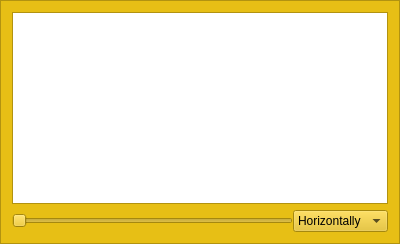
     <widget class="QFrame" name="frame_3">
      <property name="sizePolicy">
       <sizepolicy hsizetype="Expanding" vsizetype="Expanding">
        <horstretch>0</horstretch>
        <verstretch>0</verstretch>
       </sizepolicy>
      </property>
      <property name="minimumSize">
       <size>
        <width>400</width>
        <height>0</height>
       </size>
      </property>
      <property name="palette">
       <palette>
        <active>
         <colorrole role="WindowText">
          <brush brushstyle="SolidPattern">
           <color alpha="255">
            <red>0</red>
            <green>0</green>
            <blue>0</blue>
           </color>
          </brush>
         </colorrole>
         <colorrole role="Button">
          <brush brushstyle="SolidPattern">
           <color alpha="255">
            <red>231</red>
            <green>191</green>
            <blue>21</blue>
           </color>
          </brush>
         </colorrole>
         <colorrole role="Light">
          <brush brushstyle="SolidPattern">
           <color alpha="255">
            <red>255</red>
            <green>229</green>
            <blue>115</blue>
           </color>
          </brush>
         </colorrole>
         <colorrole role="Midlight">
          <brush brushstyle="SolidPattern">
           <color alpha="255">
            <red>243</red>
            <green>210</green>
            <blue>68</blue>
           </color>
          </brush>
         </colorrole>
         <colorrole role="Dark">
          <brush brushstyle="SolidPattern">
           <color alpha="255">
            <red>115</red>
            <green>95</green>
            <blue>10</blue>
           </color>
          </brush>
         </colorrole>
         <colorrole role="Mid">
          <brush brushstyle="SolidPattern">
           <color alpha="255">
            <red>154</red>
            <green>127</green>
            <blue>14</blue>
           </color>
          </brush>
         </colorrole>
         <colorrole role="Text">
          <brush brushstyle="SolidPattern">
           <color alpha="255">
            <red>0</red>
            <green>0</green>
            <blue>0</blue>
           </color>
          </brush>
         </colorrole>
         <colorrole role="BrightText">
          <brush brushstyle="SolidPattern">
           <color alpha="255">
            <red>255</red>
            <green>255</green>
            <blue>255</blue>
           </color>
          </brush>
         </colorrole>
         <colorrole role="ButtonText">
          <brush brushstyle="SolidPattern">
           <color alpha="255">
            <red>0</red>
            <green>0</green>
            <blue>0</blue>
           </color>
          </brush>
         </colorrole>
         <colorrole role="Base">
          <brush brushstyle="SolidPattern">
           <color alpha="255">
            <red>255</red>
            <green>255</green>
            <blue>255</blue>
           </color>
          </brush>
         </colorrole>
         <colorrole role="Window">
          <brush brushstyle="SolidPattern">
           <color alpha="255">
            <red>231</red>
            <green>191</green>
            <blue>21</blue>
           </color>
          </brush>
         </colorrole>
         <colorrole role="Shadow">
          <brush brushstyle="SolidPattern">
           <color alpha="255">
            <red>0</red>
            <green>0</green>
            <blue>0</blue>
           </color>
          </brush>
         </colorrole>
         <colorrole role="AlternateBase">
          <brush brushstyle="SolidPattern">
           <color alpha="255">
            <red>243</red>
            <green>223</green>
            <blue>138</blue>
           </color>
          </brush>
         </colorrole>
         <colorrole role="ToolTipBase">
          <brush brushstyle="SolidPattern">
           <color alpha="255">
            <red>255</red>
            <green>255</green>
            <blue>220</blue>
           </color>
          </brush>
         </colorrole>
         <colorrole role="ToolTipText">
          <brush brushstyle="SolidPattern">
           <color alpha="255">
            <red>0</red>
            <green>0</green>
            <blue>0</blue>
           </color>
          </brush>
         </colorrole>
        </active>
        <inactive>
         <colorrole role="WindowText">
          <brush brushstyle="SolidPattern">
           <color alpha="255">
            <red>0</red>
            <green>0</green>
            <blue>0</blue>
           </color>
          </brush>
         </colorrole>
         <colorrole role="Button">
          <brush brushstyle="SolidPattern">
           <color alpha="255">
            <red>231</red>
            <green>191</green>
            <blue>21</blue>
           </color>
          </brush>
         </colorrole>
         <colorrole role="Light">
          <brush brushstyle="SolidPattern">
           <color alpha="255">
            <red>255</red>
            <green>229</green>
            <blue>115</blue>
           </color>
          </brush>
         </colorrole>
         <colorrole role="Midlight">
          <brush brushstyle="SolidPattern">
           <color alpha="255">
            <red>243</red>
            <green>210</green>
            <blue>68</blue>
           </color>
          </brush>
         </colorrole>
         <colorrole role="Dark">
          <brush brushstyle="SolidPattern">
           <color alpha="255">
            <red>115</red>
            <green>95</green>
            <blue>10</blue>
           </color>
          </brush>
         </colorrole>
         <colorrole role="Mid">
          <brush brushstyle="SolidPattern">
           <color alpha="255">
            <red>154</red>
            <green>127</green>
            <blue>14</blue>
           </color>
          </brush>
         </colorrole>
         <colorrole role="Text">
          <brush brushstyle="SolidPattern">
           <color alpha="255">
            <red>0</red>
            <green>0</green>
            <blue>0</blue>
           </color>
          </brush>
         </colorrole>
         <colorrole role="BrightText">
          <brush brushstyle="SolidPattern">
           <color alpha="255">
            <red>255</red>
            <green>255</green>
            <blue>255</blue>
           </color>
          </brush>
         </colorrole>
         <colorrole role="ButtonText">
          <brush brushstyle="SolidPattern">
           <color alpha="255">
            <red>0</red>
            <green>0</green>
            <blue>0</blue>
           </color>
          </brush>
         </colorrole>
         <colorrole role="Base">
          <brush brushstyle="SolidPattern">
           <color alpha="255">
            <red>255</red>
            <green>255</green>
            <blue>255</blue>
           </color>
          </brush>
         </colorrole>
         <colorrole role="Window">
          <brush brushstyle="SolidPattern">
           <color alpha="255">
            <red>231</red>
            <green>191</green>
            <blue>21</blue>
           </color>
          </brush>
         </colorrole>
         <colorrole role="Shadow">
          <brush brushstyle="SolidPattern">
           <color alpha="255">
            <red>0</red>
            <green>0</green>
            <blue>0</blue>
           </color>
          </brush>
         </colorrole>
         <colorrole role="AlternateBase">
          <brush brushstyle="SolidPattern">
           <color alpha="255">
            <red>243</red>
            <green>223</green>
            <blue>138</blue>
           </color>
          </brush>
         </colorrole>
         <colorrole role="ToolTipBase">
          <brush brushstyle="SolidPattern">
           <color alpha="255">
            <red>255</red>
            <green>255</green>
            <blue>220</blue>
           </color>
          </brush>
         </colorrole>
         <colorrole role="ToolTipText">
          <brush brushstyle="SolidPattern">
           <color alpha="255">
            <red>0</red>
            <green>0</green>
            <blue>0</blue>
           </color>
          </brush>
         </colorrole>
        </inactive>
        <disabled>
         <colorrole role="WindowText">
          <brush brushstyle="SolidPattern">
           <color alpha="255">
            <red>115</red>
            <green>95</green>
            <blue>10</blue>
           </color>
          </brush>
         </colorrole>
         <colorrole role="Button">
          <brush brushstyle="SolidPattern">
           <color alpha="255">
            <red>231</red>
            <green>191</green>
            <blue>21</blue>
           </color>
          </brush>
         </colorrole>
         <colorrole role="Light">
          <brush brushstyle="SolidPattern">
           <color alpha="255">
            <red>255</red>
            <green>229</green>
            <blue>115</blue>
           </color>
          </brush>
         </colorrole>
         <colorrole role="Midlight">
          <brush brushstyle="SolidPattern">
           <color alpha="255">
            <red>243</red>
            <green>210</green>
            <blue>68</blue>
           </color>
          </brush>
         </colorrole>
         <colorrole role="Dark">
          <brush brushstyle="SolidPattern">
           <color alpha="255">
            <red>115</red>
            <green>95</green>
            <blue>10</blue>
           </color>
          </brush>
         </colorrole>
         <colorrole role="Mid">
          <brush brushstyle="SolidPattern">
           <color alpha="255">
            <red>154</red>
            <green>127</green>
            <blue>14</blue>
           </color>
          </brush>
         </colorrole>
         <colorrole role="Text">
          <brush brushstyle="SolidPattern">
           <color alpha="255">
            <red>115</red>
            <green>95</green>
            <blue>10</blue>
           </color>
          </brush>
         </colorrole>
         <colorrole role="BrightText">
          <brush brushstyle="SolidPattern">
           <color alpha="255">
            <red>255</red>
            <green>255</green>
            <blue>255</blue>
           </color>
          </brush>
         </colorrole>
         <colorrole role="ButtonText">
          <brush brushstyle="SolidPattern">
           <color alpha="255">
            <red>115</red>
            <green>95</green>
            <blue>10</blue>
           </color>
          </brush>
         </colorrole>
         <colorrole role="Base">
          <brush brushstyle="SolidPattern">
           <color alpha="255">
            <red>231</red>
            <green>191</green>
            <blue>21</blue>
           </color>
          </brush>
         </colorrole>
         <colorrole role="Window">
          <brush brushstyle="SolidPattern">
           <color alpha="255">
            <red>231</red>
            <green>191</green>
            <blue>21</blue>
           </color>
          </brush>
         </colorrole>
         <colorrole role="Shadow">
          <brush brushstyle="SolidPattern">
           <color alpha="255">
            <red>0</red>
            <green>0</green>
            <blue>0</blue>
           </color>
          </brush>
         </colorrole>
         <colorrole role="AlternateBase">
          <brush brushstyle="SolidPattern">
           <color alpha="255">
            <red>231</red>
            <green>191</green>
            <blue>21</blue>
           </color>
          </brush>
         </colorrole>
         <colorrole role="ToolTipBase">
          <brush brushstyle="SolidPattern">
           <color alpha="255">
            <red>255</red>
            <green>255</green>
            <blue>220</blue>
           </color>
          </brush>
         </colorrole>
         <colorrole role="ToolTipText">
          <brush brushstyle="SolidPattern">
           <color alpha="255">
            <red>0</red>
            <green>0</green>
            <blue>0</blue>
           </color>
          </brush>
         </colorrole>
        </disabled>
       </palette>
      </property>
      <property name="autoFillBackground">
       <bool>true</bool>
      </property>
      <property name="frameShape">
       <enum>QFrame::StyledPanel</enum>
      </property>
      <property name="frameShadow">
       <enum>QFrame::Raised</enum>
      </property>
      <layout class="QVBoxLayout" name="verticalLayout">
       <item>
        <widget class="QGraphicsView" name="grapImage"/>
       </item>
       <item>
        <layout class="QHBoxLayout" name="horizontalLayout">
         <property name="spacing">
          <number>0</number>
         </property>
         <property name="sizeConstraint">
          <enum>QLayout::SetMaximumSize</enum>
         </property>
         <item>
          <widget class="QSlider" name="hSlider">
           <property name="autoFillBackground">
            <bool>true</bool>
           </property>
           <property name="orientation">
            <enum>Qt::Horizontal</enum>
           </property>
          </widget>
         </item>
         <item>
          <widget class="QComboBox" name="comboBox">
           <item>
            <property name="text">
             <string>Horizontally</string>
            </property>
           </item>
           <item>
            <property name="text">
             <string>Vertically</string>
            </property>
           </item>
          </widget>
         </item>
        </layout>
       </item>
      </layout>
     </widget>
